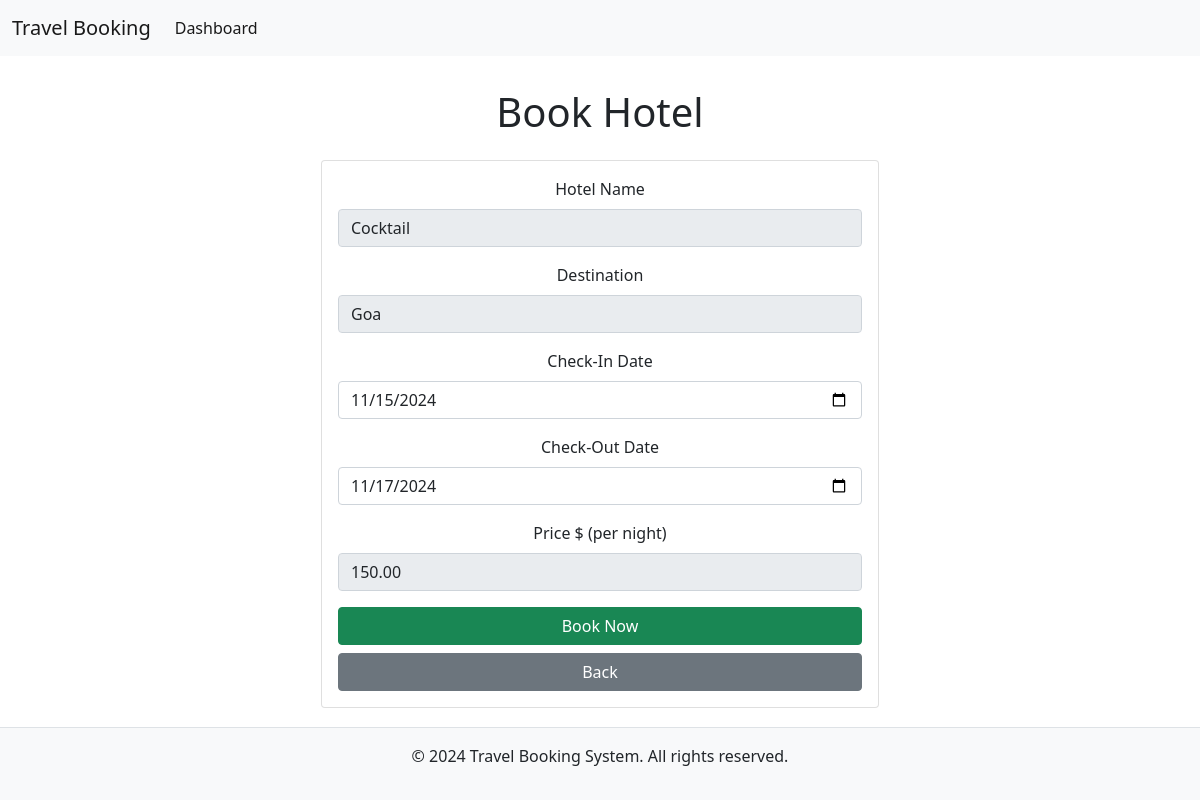
Page /book_hotel/1 (signed in) on the committed database.
### Travel/models.py (models this page shows, shortened)
class TravelService(db.Model):
    __abstract__ = True
    id = db.Column(db.Integer, primary_key=True)
    service_id = db.Column(db.Integer, nullable=False)
    availability_count = db.Column(db.Integer, default=0)
    price = db.Column(db.Numeric(10, 2), nullable=False)

class Hotel(TravelService):
    __tablename__ = 'hotels'
    Destination = db.Column(db.String(80), nullable=False)
    Hotel_Name = db.Column(db.String(80), nullable=False)
    Check_In = db.Column(db.DateTime, nullable=False)
    Check_Out = db.Column(db.DateTime, nullable=False)
    status = db.Column(db.String(20), default='Pending')

### Travel/views.py (the view, shortened to what this page needs)
@bp.route('/book_hotel/<int:hotel_id>', methods=['GET', 'POST'])
@login_required
def book_hotel(hotel_id):
    hotel = Hotel.query.get_or_404(hotel_id)
    form = HotelBookingForm(obj=hotel)
    hotel_availability_count = hotel.availability_count
    form.Hotel_Name.data = hotel.Hotel_Name
    form.Destination.data = hotel.Destination
    form.price.data = hotel.price
    return render_template('book_hotel.html', form=form, hotel=hotel)

### Travel/forms.py
class HotelBookingForm(FlaskForm):
    Hotel_Name = StringField('Hotel Name', validators=[DataRequired()])
    Destination = StringField('Destination', validators=[DataRequired()])
    Check_In = DateField('Check-In Date', format='%Y-%m-%d', validators=[DataRequired()])
    Check_Out = DateField('Check-Out Date', format='%Y-%m-%d', validators=[DataRequired()])
    price = DecimalField('Price', places=2, validators=[DataRequired()])
    availability_count = IntegerField('Availability Count', validators=[DataRequired()])  # New field added
    service_id = IntegerField('Service ID', validators=[DataRequired()])  # New field added
    submit = SubmitField('Book Hotel')

### Travel/models.py (called while the page is built)
@login_manager.user_loader
def load_user(user_id):
    return UserRegister.query.get(user_id)

### Travel/templates/book_hotel.html (shortened to what this page needs)
{% extends 'base.html' %}
{% block body %}
  <h1 class="text-center">Book Hotel</h1>
  <center>
    <div class="card mt-4" style="width: 50%;">
      <div class="card-body">
        <form action="{{ url_for('travel.book_hotel', hotel_id=hotel.id) }}" method="POST">
          <div class="mb-3">
            <label for="h_name" class="form-label">Hotel Name</label>
            {{ form.Hotel_Name(class="form-control", readonly=True) }}
          </div>
          <div class="mb-3">
            <label for="destination" class="form-label">Destination</label>
            {{ form.Destination(class="form-control", readonly=True) }}
          </div>
          <div class="mb-3">
            <label for="check_in" class="form-label">Check-In Date</label>
            {{ form.Check_In(class="form-control") }}
          </div>
          <div class="mb-3">
            <label for="check_out" class="form-label">Check-Out Date</label>
            {{ form.Check_Out(class="form-control") }}
          </div>
          <div class="mb-3">
            <label for="price" class="form-label">Price $ (per night)</label>
            {{ form.price(class="form-control", readonly=True) }}
          </div>
          <div class="d-grid gap-2">
            <button type="submit" class="btn btn-success">Book Now</button>
            <button type="button" class="btn btn-secondary" onclick="window.location.href='/search/hotel'">Back</button>
          </div>
        </form>
      </div>
    </div>
  </center>
{% endblock %}

### Travel/templates/base.html (style rules this page uses)
html, body { height: 100%; }
body { display: flex; flex-direction: column; }

### rows in the picture
Hotel: Hotel_Name "Cocktail", Destination "Goa", Check_In "11/15/2024", Check_Out "11/17/2024", price "150.00"
